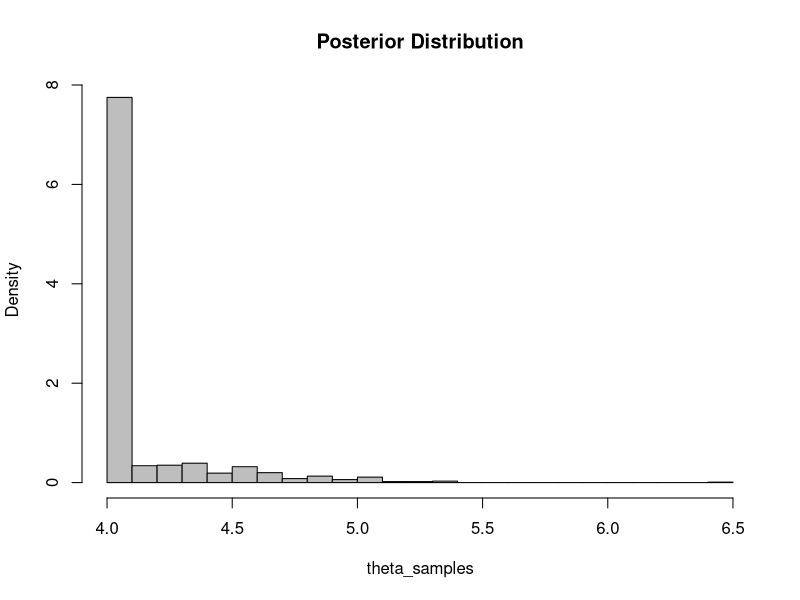
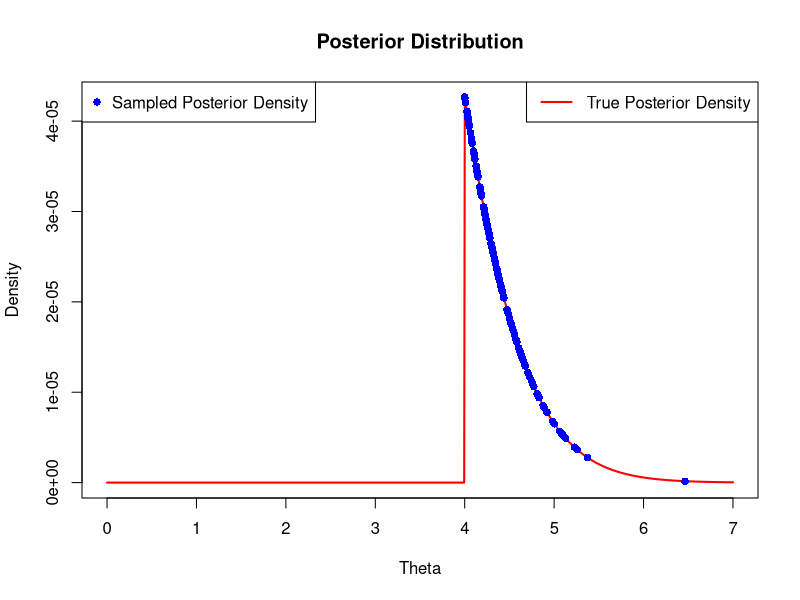

The R source for these figures, in order:
# Define the data
y <- c(3, 5, 1, 4, 4)

# Define the Pareto prior
a <- 2
b <- 4
pareto <- function(theta) {
  if (theta >= b) {
    return(a * b^a / theta^(a + 1))
  } else {
    return(0)
  }
}

# Define the Poisson likelihood
poisson <- function(theta, y) {
  lambda <- theta
  log_lik <- sum(dpois(y, lambda, log = TRUE))
  return(exp(log_lik))
}

# Define the posterior
posterior <- function(theta, y) {
  return(poisson(theta, y) * pareto(theta))
}


# Set initial values
theta_curr <- 4
post_curr <- posterior(theta_curr, y)
theta_samples <- numeric(1000)

# Set tuning parameter
sigma <- 1.5

# Run Metropolis-Hastings algorithm
for (i in 1:1000) {
  
  # Propose new theta value
  theta_prop <- rnorm(1, theta_curr, sigma)
  
  # Check that proposed theta is greater than or equal to b
  if (theta_prop < b) {
    theta_prop <- b
  }
  
  # Compute posterior for proposed theta value
  post_prop <- posterior(theta_prop, y)
  
  # Calculate acceptance probability
  accept_prob <- post_prop / post_curr
  
  # Determine whether to accept or reject proposed value
  if (runif(1) < accept_prob) {
    theta_curr <- theta_prop
    post_curr <- post_prop
  }
  
  # Save current theta value to samples vector
  theta_samples[i] <- theta_curr
}


# Compute posterior distribution values at the 1000 draws
post_samples <- sapply(theta_samples, posterior, y = y)


# Define grid of theta values
theta_grid <- seq(0, 7, length.out = 1000)

# Evaluate true posterior density on grid
post_true <- sapply(theta_grid, posterior, y = y)

# Plot posterior distribution
hist(theta_samples, freq = FALSE, breaks = 30, col = "gray", main = "Posterior Distribution")



# Create a new plot
plot(theta_grid, post_true, type = "l", col = "red", lwd = 2, 
     xlab = "Theta", ylab = "Density", main = "Posterior Distribution")

# Add reference label for red plot
legend("topright", legend = "True Posterior Density", col = "red", lwd = 2)

# Add scatter plot of post_samples and theta_samples
points(theta_samples, post_samples, col = "blue", pch = 16)

# Add reference label for blue plot
legend("topleft", legend = "Sampled Posterior Density", col = "blue", pch = 16)


# 1e
# Find number of theta_samples greater than 5
n_samples_gt_5 <- length(which(theta_samples > 5))

# Divide by total number of theta_samples
frac_samples_gt_5 <- n_samples_gt_5 / length(theta_samples)

# Print the result
cat("Fraction of theta_samples greater than 5:", frac_samples_gt_5, "\n")


# Define the lower and upper bounds of the interval
lower <- 4
upper <- 5

# Find number of theta_samples between lower and upper bounds
n_samples_interval <- length(which(theta_samples >= lower & theta_samples <= upper))

# Compute proportion of theta_samples in the interval
prop_samples_interval <- n_samples_interval / length(theta_samples)

# Print the result
cat("Proportion of theta_samples between", lower, "and", upper, ":", prop_samples_interval, "\n")


n_sims <- 1000
sim_theta <- rpois(n_sims, theta_samples)
cred_set <- quantile(sim_theta, c(0.1, 0.9))
cat("95% Credible set:", round(cred_set, 3), "\n")
